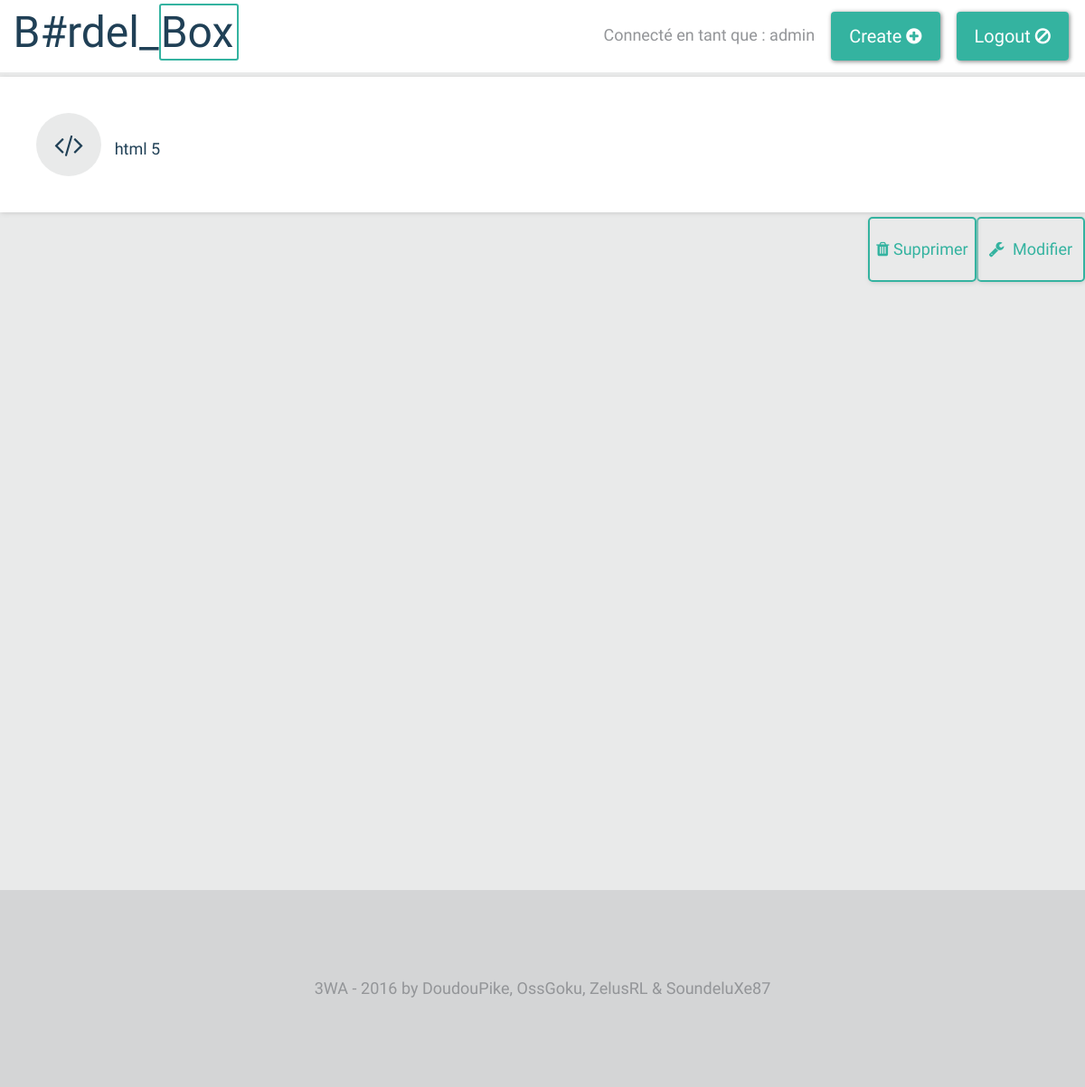
Before: /index.php?page=bloc-cours&lang=html&cat=1 (signed in) with the older database file.
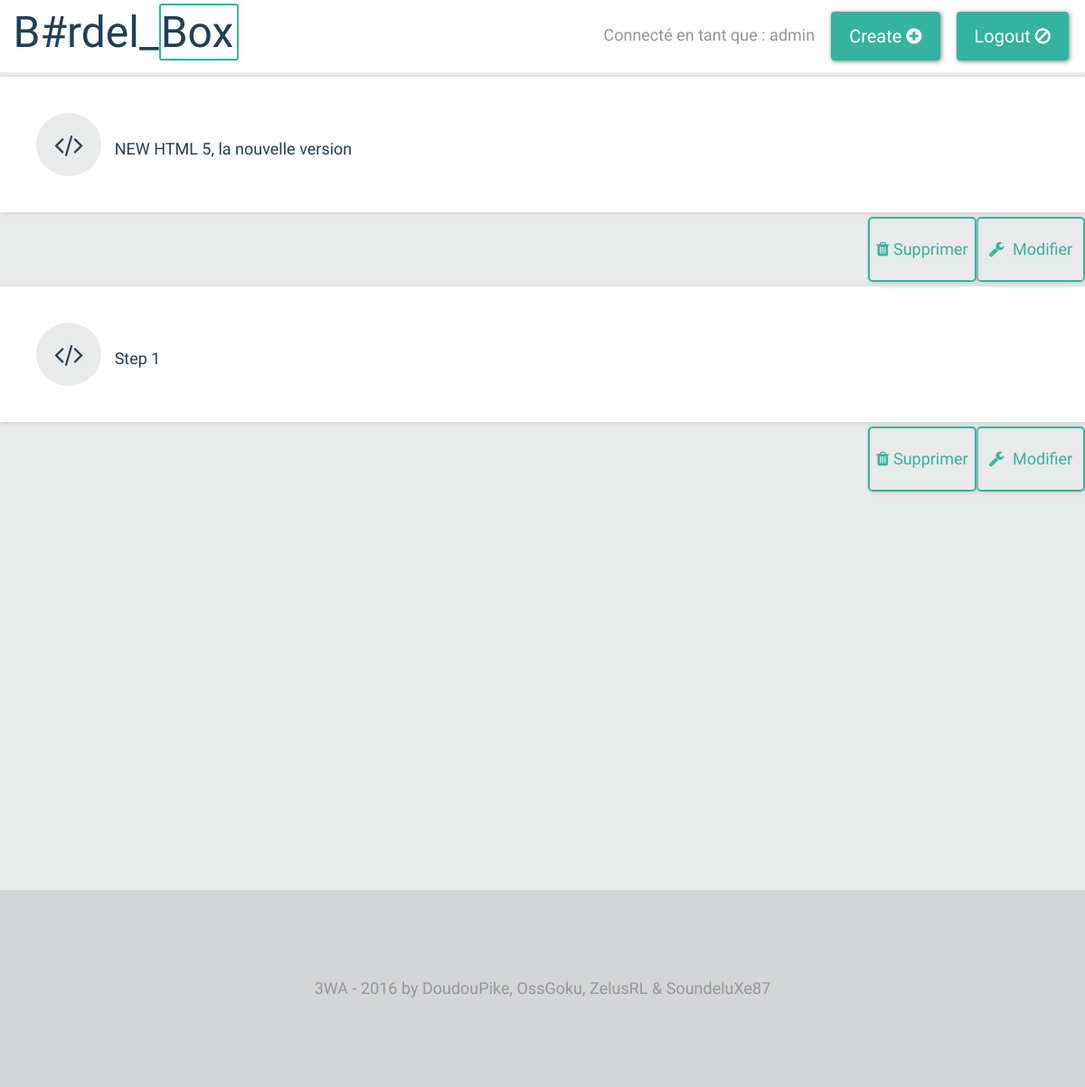
After: the same page with the newer database file.
### tables this page shows
CREATE TABLE IF NOT EXISTS `lessons` (
  `id` int(11) NOT NULL AUTO_INCREMENT,
  `lang` varchar(63) NOT NULL,
  `category` int(63) NOT NULL,
  `date` date NOT NULL,
  `date_last` timestamp NOT NULL DEFAULT CURRENT_TIMESTAMP ON UPDATE CURRENT_TIMESTAMP,
  `title` varchar(63) NOT NULL,
  `goal` varchar(255) NOT NULL,
  `content` varchar(4095) NOT NULL,
  PRIMARY KEY (`id`)
);

### controllers/content.php (called while the page is built)
<?php
	require("views/content.phtml");
?>

### controllers/skel.php (called while the page is built)
<?php
	require("views/skel.phtml");
?>

### index.php (called while the page is built, shortened)
<?php
require("controllers/skel.php");
?>

### views/bloc-cours_admin.phtml (the view)
<div class="clearfix">
	<a href="index.php?page=single&lang=<?= htmlentities($lang) ?>&cat=<?= htmlentities($category) ?>&id=<?= htmlentities($id) ?>" class="linkh">
		<div class="box-sc-out">
			<p>
				<i class="fa fa-code icon-cat" aria-hidden="true"></i>
				 <?= htmlentities($title)?>
			</p>
		</div>
	</a>
	<a class="btn-m" href="index.php?page=modif&id=<?= htmlentities($id)?>"><i class="fa fa-wrench icon-ms" aria-hidden="true"></i> Modifier</a>
	<a class="btn-s" href="index.php?page=delete&id=<?= htmlentities($id)?>"><i class="fa fa-trash" aria-hidden="true"></i> Supprimer</a>
</div>

### controllers/bloc-cours.php (shortened to what this page needs)
<?php
	$langAccess = ["html", "css", "php", "js"];
	if(isset($_GET["lang"]) && in_array($_GET["lang"], $langAccess))
	{
		$catAccess = [0,1,2,3];
		if(isset($_GET["cat"]) && in_array($_GET["cat"], $catAccess))
		{
			$lang = mysqli_real_escape_string($db, $_GET["lang"]);
			$cat = mysqli_real_escape_string($db, $_GET["cat"]);
			$req = "SELECT id, title FROM lessons WHERE lang = '".$lang."' AND category = ".$cat."";
			$res = mysqli_query($db, $req);
			if($cat = 1)
			{
				$category = "Premiers pas";
			}
			if($cat = 2)
			{
				$category = "Connaissances générales";
			}
			if($cat = 3)
			{
				$category = "Aller plus loin";
			}
			while($blocCoursTab = mysqli_fetch_assoc($res))
			{
				$id = $blocCoursTab["id"];
				$title = $blocCoursTab["title"];
				if(isset($_SESSION["admin"]))
				{
					require("views/bloc-cours_admin.phtml");
				}
				else
				{
					require("views/bloc-cours.phtml");
				}
			}
		}
		else
		{
			require("controllers/404.php");
		}
	}
	else
	{
		require("controllers/404.php");
	}
?>

Changed rows visible on the page:
changed lessons: title "html 5" → "NEW HTML 5, la nouvelle version"
added lessons: title "Step 1"
